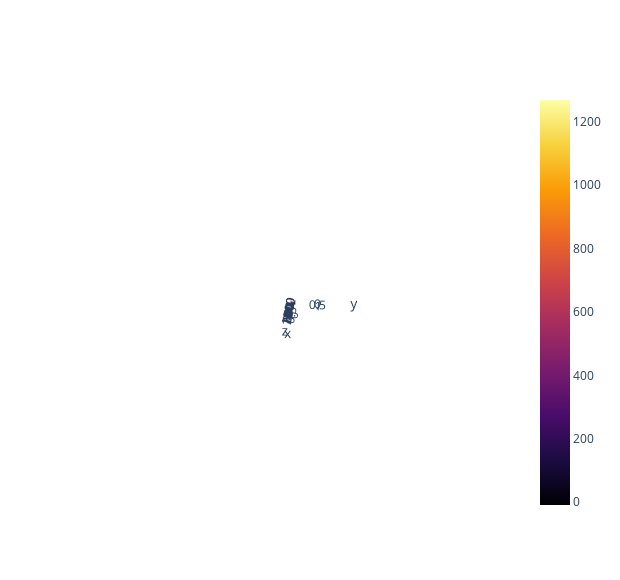
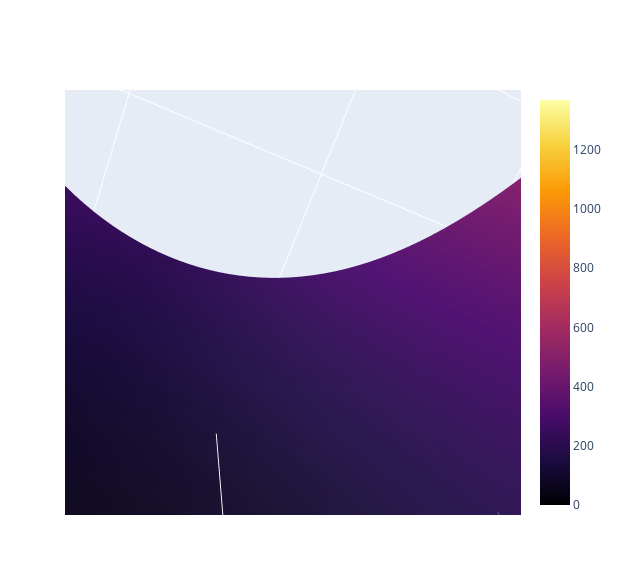

Notebook code cell kept with these figures, in order:
### Code cell
from src.surrogate.sampling import uniform_grid
from src.surrogate.sampling.util import plotly3Dsurf, plotly3Dtrisurf

X = uniform_grid(F2D[3].norm_bounds, 100, flatten=False)
X_ = uniform_grid(F2D[3].norm_bounds, 100, flatten=True)


import numpy as np

def vec_eval(x):
    return model_r2d.predict(x)


F=vec_eval(X_)

plotly3Dsurf(X[0], X[1], scalerR2d.inverse_transform(F.reshape(-1,1)).reshape(100,100))
plotly3Dsurf(X[0], X[1], F2D[3](X[0],X[1]))

### Figure 1 — Plotly figure (JSON) as saved in the notebook; plotly's stock layout.template omitted (floating-point values rounded to 4 significant figures; data arrays with more than 128 entries replaced by an {"elided": "..."} marker saying what was removed)
{"data": [{"colorscale": [[0, "#000004"], [0.1111, "#1b0c41"], [0.2222, "#4a0c6b"], [0.3333, "#781c6d"], [0.4444, "#a52c60"], [0.5556, "#cf4446"], [0.6667, "#ed6925"], [0.7778, "#fb9b06"], [0.8889, "#f7d13d"], [1, "#fcffa4"]], "type": "surface", "x": {"elided": "100x100 float values"}, "y": {"elided": "100x100 float values"}, "z": {"elided": "100x100 float values"}}], "layout": {"autosize": false, "height": 580, "margin": {"b": 65, "l": 65, "r": 50, "t": 90}, "scene": {"aspectmode": "cube", "aspectratio": {"x": 1, "y": 1, "z": 1}, "camera": {"center": {"x": 0, "y": 0, "z": -0.2}, "eye": {"x": -7.22, "y": 88.95, "z": 44.92}, "projection": {"type": "perspective"}, "up": {"x": 0, "y": 0, "z": 1}}}, "title": {}, "width": 620}}

### Figure 2 — Plotly figure (JSON) as saved in the notebook; plotly's stock layout.template omitted (floating-point values rounded to 4 significant figures; data arrays with more than 128 entries replaced by an {"elided": "..."} marker saying what was removed)
{"data": [{"colorscale": [[0, "#000004"], [0.1111, "#1b0c41"], [0.2222, "#4a0c6b"], [0.3333, "#781c6d"], [0.4444, "#a52c60"], [0.5556, "#cf4446"], [0.6667, "#ed6925"], [0.7778, "#fb9b06"], [0.8889, "#f7d13d"], [1, "#fcffa4"]], "type": "surface", "x": {"elided": "100x100 float values"}, "y": {"elided": "100x100 float values"}, "z": {"elided": "100x100 float values"}}], "layout": {"autosize": false, "height": 580, "margin": {"b": 65, "l": 65, "r": 50, "t": 90}, "scene": {"aspectmode": "cube", "aspectratio": {"x": 1, "y": 1, "z": 1}, "camera": {"center": {"x": 0, "y": 0, "z": -0.2}, "eye": {"x": 0.002238, "y": 0.009445, "z": -0.1976}, "projection": {"type": "perspective"}, "up": {"x": 0.368, "y": -0.0687, "z": 0.9273}}}, "title": {}, "width": 620}}
